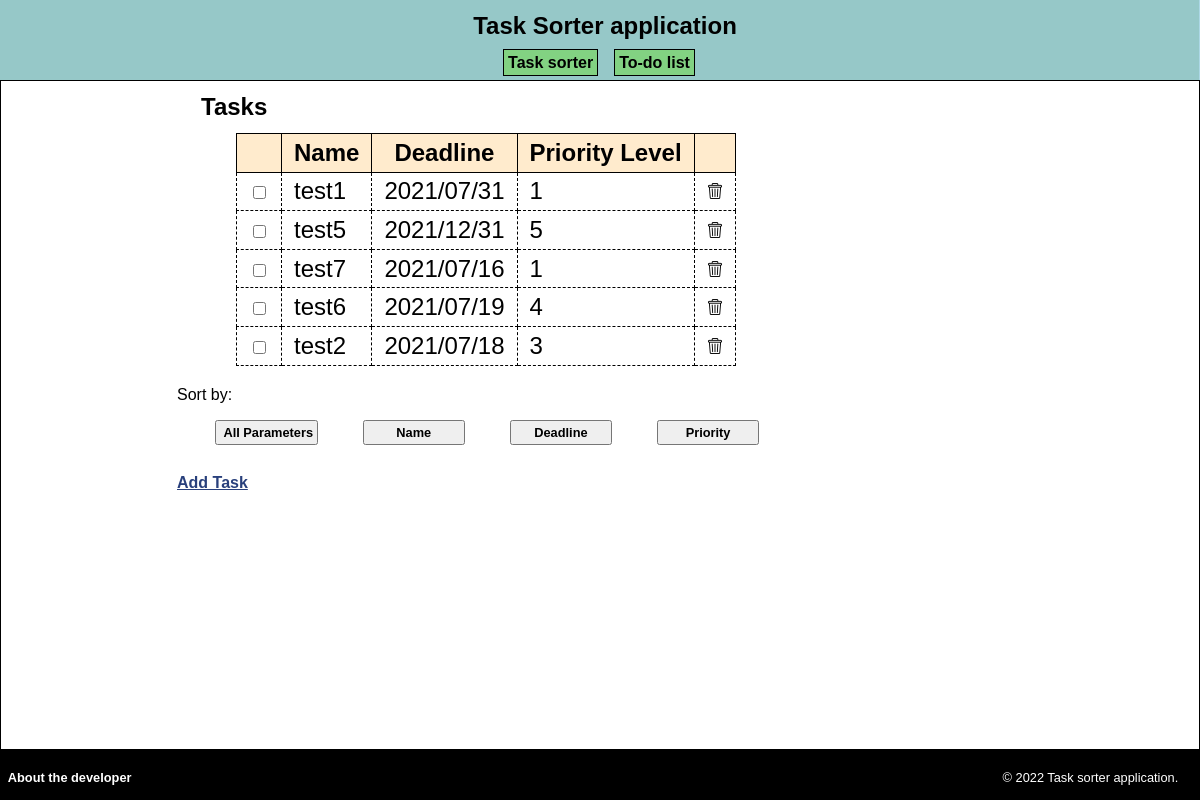
/finalproject/task_sorter/index.php, run on the app's committed database.
### tables this page shows
CREATE TABLE IF NOT EXISTS `task_to_sort` (
  `taskID` int(11) NOT NULL AUTO_INCREMENT,
  `taskName` varchar(255) NOT NULL,
  `checkbox` tinyint(1) NOT NULL,
  `taskDate` date NOT NULL,
  `taskPriority` int(10) UNSIGNED NOT NULL,
  `calculatedPriority` int(10) UNSIGNED NOT NULL,
  PRIMARY KEY (`taskID`)
);

### finalproject/model/task_sort_db.php (called while the page is built, shortened)
<?php
function get_tasks() {
    global $db;
    $query = 'SELECT * FROM task_to_sort
              ORDER BY checkbox, taskID';
    $statement = $db->prepare($query);
    $statement->execute();
    $products = $statement->fetchAll();
    return $products;
}
?>

### finalproject/task_sorter/list_tasks.php (the view, shortened to what this page needs)
<?php include '../view/header.php'; ?>
<main>
    <h1>Tasks</h1>
    <table>
        <tr>
            <th>&nbsp;</th>
            <th>Name</th>
            <th>Deadline</th>
            <th>Priority Level</th>
            <th>&nbsp;</th>
        </tr>
        <?php foreach ($tasks as $task) : ?>
        <tr class="<?php if ($task['checkbox']) {echo 'striketrough';} ?>">
            <td><form action="." method="post">
                <input type="checkbox" name="done"
                        <?php if ($task['checkbox']) { ?> checked <?php ;} ?>
                        onchange="this.form.submit()">
            </form></td>
            <td><?php echo $task['taskName']; ?></td>
            <td><?php echo date('Y/m/d', strtotime($task['taskDate'])); ?></td>
            <td class="right"><?php echo $task['taskPriority']; ?></td>
            <td><form action="." method="post">
                <input type="image" name="delete" src="../images/erase.png"
                        alt="Delete" border="0">
            </form></td>
        </tr>
        <?php endforeach; ?>
    </table>
    <p>Sort by:</p>
    <div class="sort_option">
        <form action="." method="get">
            <input type="submit" value="All Parameters">
        </form>
        <form action="." method="get">
            <input type="submit" value="Name">
        </form>
        <form action="." method="get">
            <input type="submit" value="Deadline">
        </form>
        <form action="." method="get">
            <input type="submit" value="Priority">
        </form>
    </div>
    <p><a href="?action=show_add_task_form">Add Task</a></p>
</main>
<?php include '../view/footer.php'; ?>

### finalproject/task_sorter/index.php
<?php
require('../model/database.php');
require('../model/task_sort_db.php');
$action = filter_input(INPUT_POST, 'action');
if ($action == NULL) {
    $action = filter_input(INPUT_GET, 'action');
    if ($action == NULL) {
        $action = 'list_tasks';
    }
}
if ($action == 'list_tasks') {
    $tasks = get_tasks();
    include('list_tasks.php');
} else if ($action == 'change_check') {
    $checkbox = filter_input(INPUT_POST, 'checkbox');
    $task_id = filter_input(INPUT_POST, 'task_id',
            FILTER_VALIDATE_INT);
    $sort_option = filter_input(INPUT_POST, 'sort_option');
    if ($checkbox == NULL || $task_id == NULL || $task_id == FALSE) {
        $error = "Error with checkbox";
        include('../errors/error.php');
    } else {
        if ($checkbox == 0) {
            change_check('1', $task_id);
            header("Location: .?$sort_option");
        }
        else if ($checkbox == 1) {
            change_check('0', $task_id);
            header("Location: .?$sort_option");
        }
    }
} else if ($action == 'delete_task') {
    $task_id = filter_input(INPUT_POST, 'task_id',
            FILTER_VALIDATE_INT);
    $checked = filter_input(INPUT_POST, 'checked',
            FILTER_VALIDATE_INT);
    $sort_option = filter_input(INPUT_POST, 'sort_option');
    if ($task_id == NULL || $task_id == FALSE) {
        $error = "Missing or incorrect product id or category id.";
        include('../errors/error.php');
    } else if (!$checked) {
        $error = "You need to check the task before erasing it.";
        include('../errors/error.php');
    }else {
        delete_task($task_id);
        header("Location: .?$sort_option");
    }
} else if ($action == 'show_add_task_form') {
    $task = get_tasks();
    include('add_task.php');
} else if ($action == 'add_task') {
    $name = filter_input(INPUT_POST, 'name');
    $deadline = filter_input(INPUT_POST, 'deadline');
    $priority = filter_input(INPUT_POST, 'priority');
    if ($name == NULL || $deadline == NULL) {
        $error = "Invalid task data. Check all fields and try again.";
        include('../errors/error.php');
    } elseif ($priority < 1 || $priority > 5 ) {
        $error = "Invalid task proority. The priority level should be a number between 1 to 5.";
        include('../errors/error.php');
    } else {
        add_task($name, $deadline, $priority);
        header("Location: .?list_tasks");
    }
} else if ($action == 'sort_by_all') {
    $tasks = sort_by_all();
    include('list_tasks.php');
} else if ($action == 'sort_by_name') {
    $tasks = sort_by_name();
    include('list_tasks.php');
} else if ($action == 'sort_by_date') {
    $tasks = sort_by_date();
    include('list_tasks.php');
} else if ($action == 'sort_by_priority') {
    $tasks = sort_by_priority();
    include('list_tasks.php');
}
?>

### finalproject/view/header.php (shortened to what this page needs)
<!DOCTYPE html>
<html>
<head>
    <link rel="stylesheet" type="text/css"
          href=<?php if ($_SERVER['REQUEST_URI'] == '/finalproject/') {?> "finalproject.css" <?php } else { ?> "../finalproject.css" <?php } ?> >
</head>
<body>
<header>
    <?php if ($_SERVER['REQUEST_URI'] == '/finalproject/') { ?>
        <h1 class="title"><a href="./">
    <?php } else { ?>
        <h1><a href="../">
    <?php } ?>
       Task Sorter application
    </a></h1>
    <div class="<?php if ($_SERVER['REQUEST_URI'] == '/finalproject/') { echo 'hideMenu'; } else { echo 'pc_menu'; } ?>" >
        <p><a href="../task_sorter">Task sorter</a></p>
        <p><a href="../to_do_list">To-do list</a></p>
    </div>
</header>

### finalproject/view/footer.php
<footer>
    <p><a href="http://www.sic.shibaura-it.ac.jp/~z121032/" target="_blank">
        About the developer
    </a></p>
    <p class="copyright">
        &copy; <?php echo date("Y"); ?> Task sorter application.
    </p>
</footer>
</body>
</html>

### finalproject/finalproject.css (style rules this page uses)
html { background-color: lightblue; width: 100% ; height: 100%; margin: 0; }
body { position:relative; font-family: Arial, Helvetica, sans-serif; background-color: white; border: 1px solid black; margin: 5em 1px 0 0; width: calc(100% - 2px); min-height: calc(100% - 5em - 2px) }
header { background-color:rgb(150, 200, 200) ; border-bottom: 1px solid black; margin: 0 0 0 -2px; position: fixed; top: 0; width: 100%; height: 5em; display: flex; justify-content: space-between; align-items: flex-end; z-index: 1; }
header h1 { color: black; margin-left: 0.5em; align-self: center; }
header a, header a:hover, header a:active { color: black; text-decoration: none; background-color: none; }
.pc_menu { display:none; }
main { text-align: center; background-color: white; margin-bottom: 7em; }
h1 { font-size: 150%; margin: .5em 0; }
h1, h2 { color: black; }
a { color: rgb(41, 64, 124); font-weight: bold; }
table { font-size: 80%; width: 80%; margin-left: auto; margin-right: auto; border-collapse: collapse; }
th { border: 1px solid black; padding: .2em .5em .2em .5em; text-align: center; background-color: blanchedalmond; }
td { border: 1px dashed black; padding: .2em .5em .2em .5em; text-align: left; }
.sort_option { display: flex; flex-wrap:wrap; justify-content: space-around; }
input[type=submit] { margin: 0 .5em 1em 0; width: 8em; height: 2em; font-size: 1em; }
input[type=image] { height: 1.5em; }
input[type=checkbox] { transform: scale(1.5); }
footer { padding: .5em .5em; background-color: black; display:flex; flex-wrap: wrap; justify-content: space-between; position: absolute; bottom: 0; right: 0; width: calc(100% - 2px); }
footer p { margin: 1em 1em .5em 1em; color: white; font-size: 80%; text-align: right; }
footer a, footer a:hover { color: white; text-decoration: none; font-weight: bold; }
@media screen and (min-width: 760px) { main h1, main h2, main p { text-align: left; margin-left: 3em } }
@media screen and (min-width: 760px) { table { display: inline-block; font-size: 1em; } }
@media screen and (min-width: 760px) { .sort_option { justify-content: left; margin-left: 3em; } }
@media screen and (min-width: 760px) { .sort_option input[type=submit] { margin-left: 3em; } }
@media screen and (min-width: 1025px) { header { display: flex; flex-direction: column; align-items: center; justify-content: space-between; } }
@media screen and (min-width: 1025px) { .pc_menu { display: flex; padding-bottom: 0.5em; } }
@media screen and (min-width: 1025px) { .pc_menu p { margin: -.5em .5em 0 .5em; } }
@media screen and (min-width: 1025px) { .pc_menu a { padding: .25em; border: black 1px solid; background-color: rgb(130, 210, 130); } }
@media screen and (min-width: 1025px) { main { margin-left: 8em; } }
@media screen and (min-width: 1025px) { table { font-size: 1.5em; } }
@media screen and (min-width: 1025px) { input[type=submit] { width: 8em; height: 2em; font-size: .8em; font-weight: bold; } }
@media screen and (min-width: 1025px) { input[type=image] { height:1.2em; } }
@media screen and (min-width: 1025px) { input[type=checkbox] { transform: scale(1); } }

### data on the page
task_to_sort: taskName "test1", taskDate "2021/07/31", taskPriority "1"
task_to_sort: taskName "test5", taskDate "2021/12/31", taskPriority "5"
task_to_sort: taskName "test7", taskDate "2021/07/16", taskPriority "1"
task_to_sort: taskName "test6", taskDate "2021/07/19", taskPriority "4"
task_to_sort: taskName "test2", taskDate "2021/07/18", taskPriority "3"
